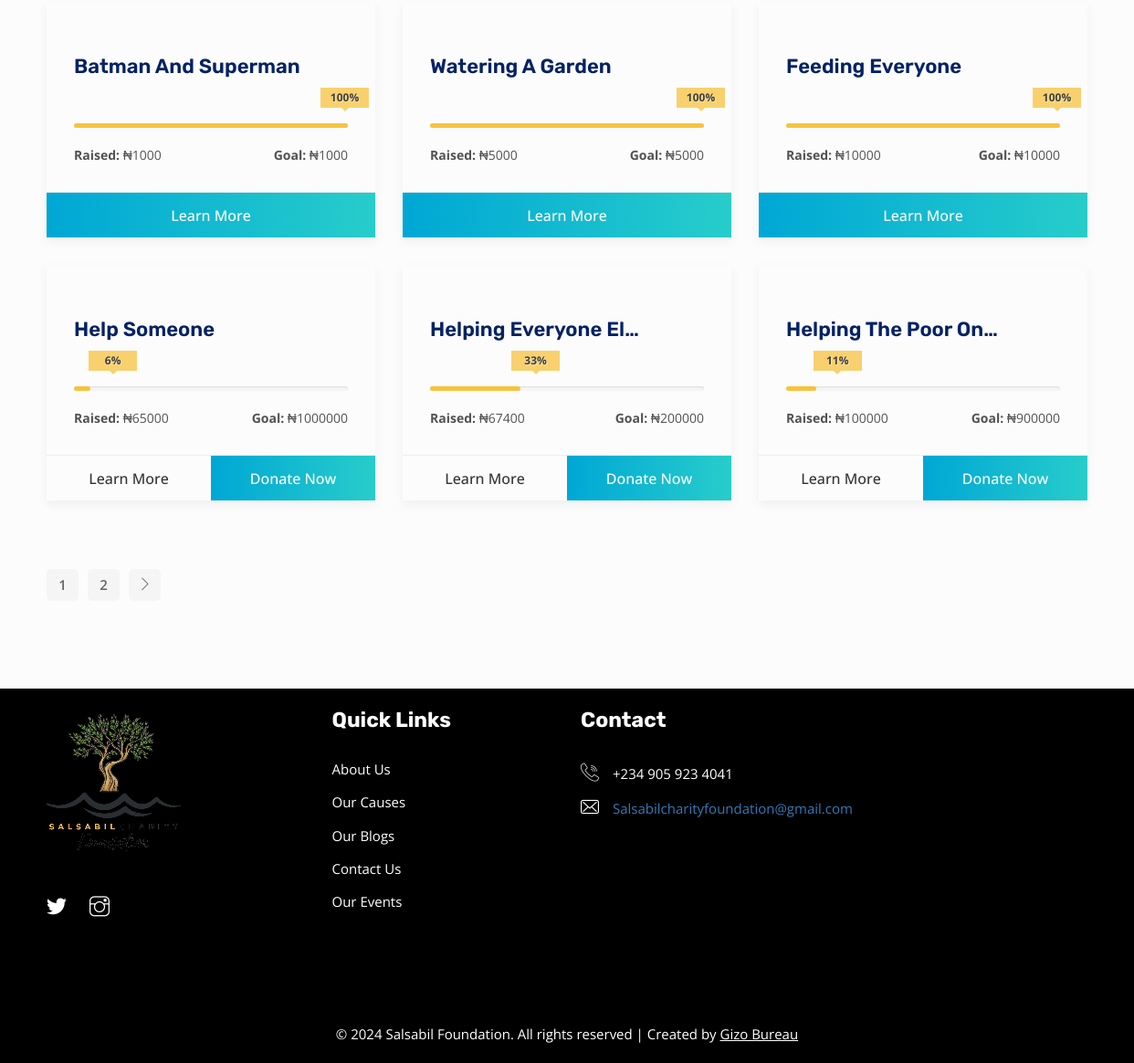
Before: /causes/ (lower part) with the older database file.
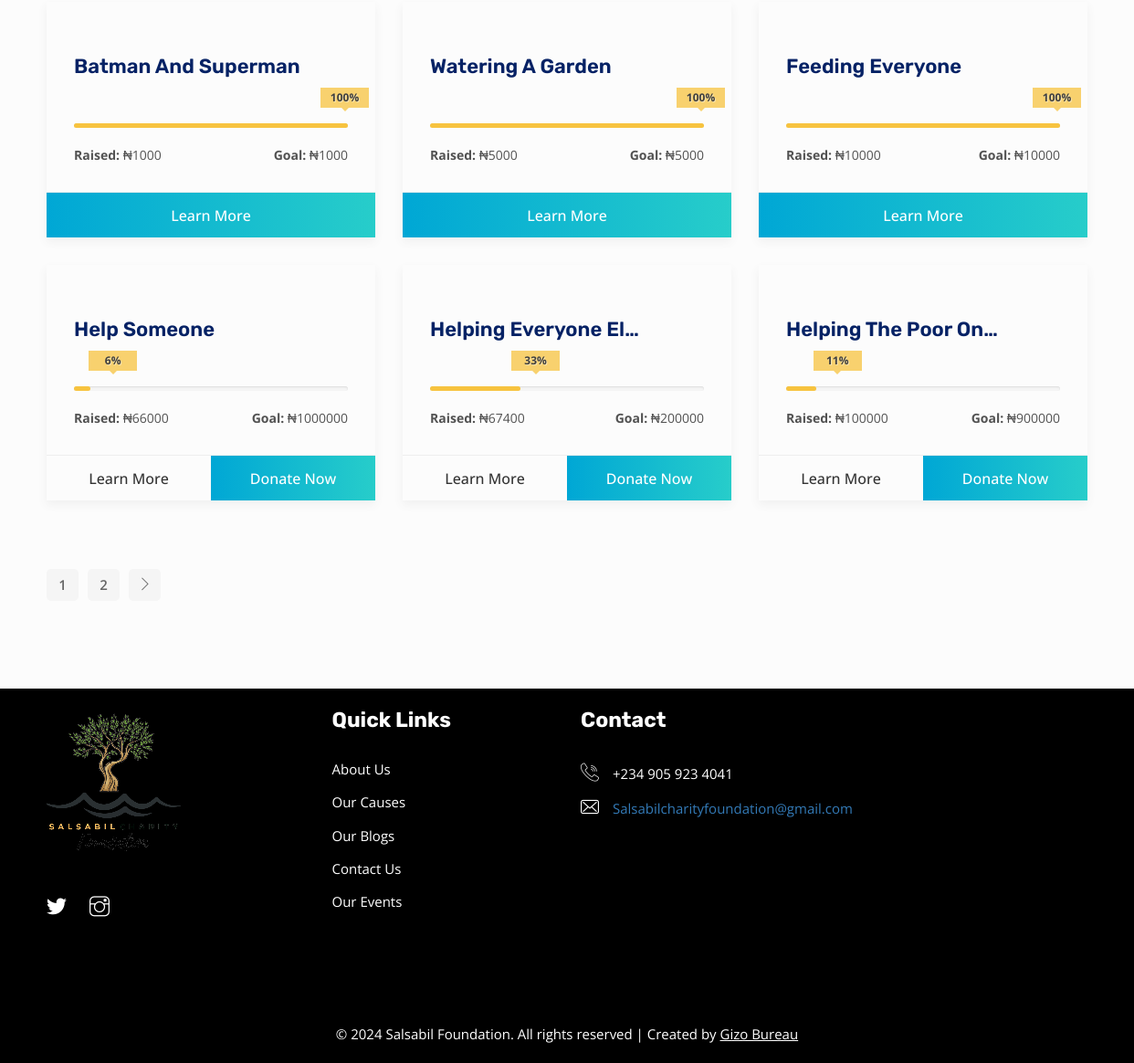
After: the same page with the newer database file.
### charity/models.py (models this page shows, shortened)
class Cause(models.Model):
    slug = models.SlugField(max_length=150, blank=True, null=True)
    title = models.CharField(max_length=40)
    description = models.TextField()
    image = ResizedImageField(size=[400, 300], quality=100, crop=['middle', 'center'], upload_to='cause')
    goal = models.PositiveIntegerField()
    raised = models.PositiveIntegerField(default=0)
    def status(self):
        status = (self.raised/self.goal) * 100
        status = int(status)
        return status

### charity/views.py (the view)
# urls.py: path('causes/', views.causes, name='causes'),
def causes(request):
    p = Paginator(Cause.objects.all().order_by('raised'), 6)
    page = request.GET.get('page')
    causes = p.get_page(page)
    context = {'causes': causes}
    return render(request, "causes.html", context)

### templates/causes.html (shortened to what this page needs)
{% extends "base.html" %}
{% block content %}
        <div class="wpo-case-area-2 section-padding">
            <div class="container">
                <div class="wpo-case-wrap">
                    <div class="row">
                        {% for cause in causes %}
                        <div class="col-md-4 col-sm-6 custom-grid col-12">
                            <div class="wpo-case-item">
                                <div class="wpo-case-img">
                                </div>
                                <div class="wpo-case-content">
                                    <div class="wpo-case-text-top">
                                        <a href="{% url 'cause' cause.slug %}"><h2>{{cause.title|title|truncatechars:20}}</h2></a>
                                        <div class="progress-section">
                                            <div class="process">
                                                <div class="progress">
                                                    <div class="progress-bar" style="width: {{ cause.status }}%;">
                                                        <div class="progress-value"><span>{{cause.status}}</span>%</div>
                                                    </div>
                                                </div>
                                            </div>
                                        </div>
                                        <ul>
                                            <li><span>Raised:</span> ₦{{cause.raised}}</li>
                                            <li><span>Goal:</span> ₦{{cause.goal}}</li>
                                        </ul>
                                    </div>
                                    <div class="case-btn">
                                        <ul>
                                            <li><a href="{% url 'cause' cause.slug %}">Learn More</a></li>
                                            {% if not cause.raised == cause.goal %}
                                            <li><a href="{% url 'initiate_payment_cause' cause.slug %}">Donate Now</a></li>
                                            {% endif %}
                                        </ul>
                                    </div>
                                </div>
                            </div>
                        </div>
                        {% endfor %}
                        </div>
                        <div class="pagination-wrapper pagination-wrapper-left">
                            <ul class="pg-pagination">
                                {% for page in causes.paginator.page_range %}
                                <li class="page-item"><a class="page-link" href="?page={{ page }}">{{ page }}</a></li>
                                {% endfor %}
                                {% if causes.has_next %}
                                <li>
                                    <a href="?page={{causes.next_page_number}}" aria-label="Next">
                                        <i class="fi ti-angle-right"></i>
                                    </a>
                                </li>
                                {% endif %}
                            </ul>
                        </div>
                    </div>
                </div>
            </div>
{% endblock content %}

Changed rows visible on the page:
changed Cause "Help Someone": raised "65000" → "66000"
